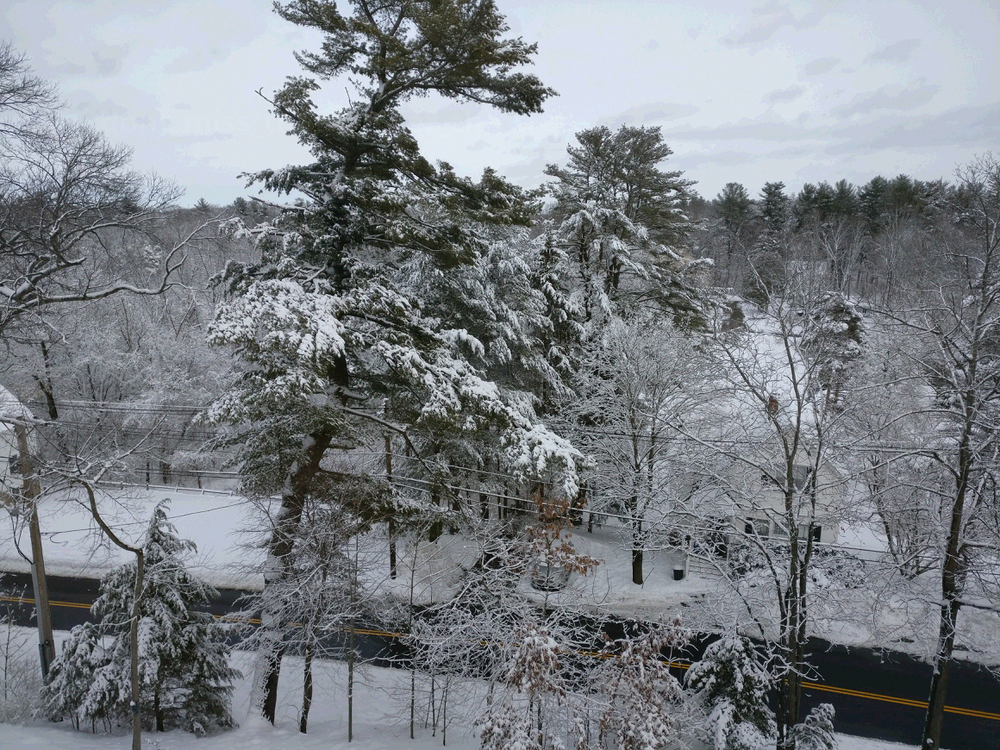
#> input picture Steganography/9 Least Significant Bits/static/trees.png, 1000 x 750 px
$ python solution.py
#> lines starting #> are read from the running program, lines starting #| are printed output that depends on the picture
from PIL import Image

im = Image.open('static/trees.png')
#> im is the input picture: PIL image 1000x750 RGB; mean R, G, B 123.3, 127.8, 133
cols, rows = im.size
#> cols = 1000; rows = 750
im1 = Image.new("RGB", (cols,rows))
#> im1: PIL image 1000x750 RGB; every value is 0
image_revealed = im1.load()
trees = im.load()
for r in range(rows):
    for c in range(cols):
        image_revealed[c,r] = (int(bin(trees[c,r][0])[2:].zfill(8)[-3:], 2)*32,
                               int(bin(trees[c,r][1])[2:].zfill(8)[-3:], 2)*32,
                               int(bin(trees[c,r][2])[2:].zfill(8)[-3:], 2)*32)
im1.save('image_revealed.png')
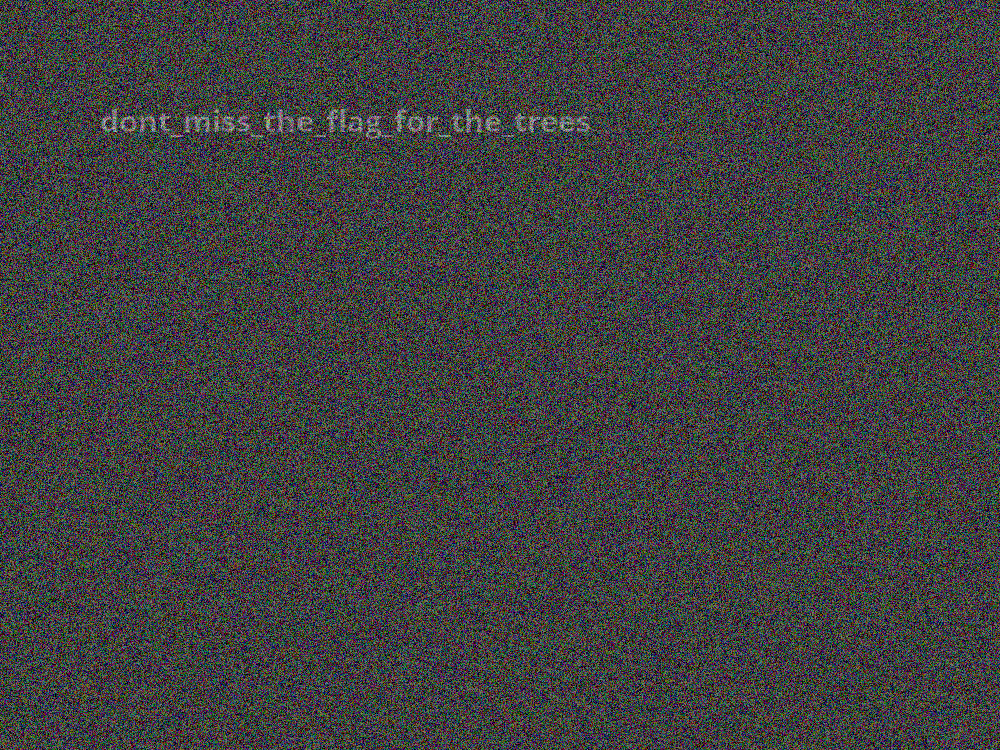
#> saved as image_revealed.png: PIL image 1000x750 RGB; mean R, G, B 64.3, 64.3, 64.3
